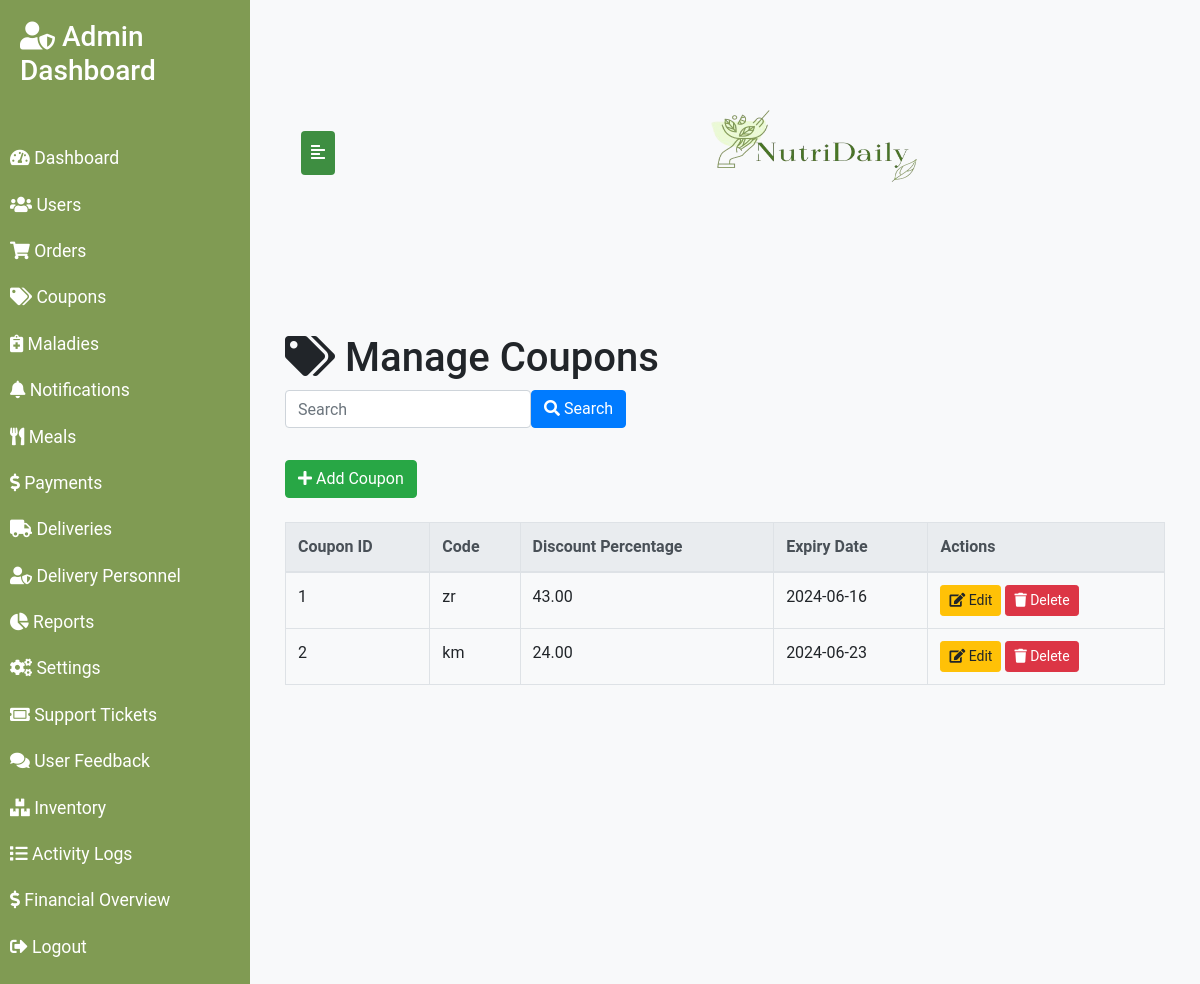
Screenshot of /coupons.php (signed in) with the database file from the repository.
### tables this page shows
CREATE TABLE `coupons` (
  `coupon_id` int(11) NOT NULL,
  `code` varchar(50) DEFAULT NULL,
  `discount_percentage` decimal(5,2) DEFAULT NULL,
  `expiry_date` date DEFAULT NULL,
  `created_at` timestamp NOT NULL DEFAULT CURRENT_TIMESTAMP,
  `updated_at` timestamp NOT NULL DEFAULT CURRENT_TIMESTAMP ON UPDATE CURRENT_TIMESTAMP
);

### coupons.php (the view, shortened to what this page needs)
<?php
require 'config/db.php';
$search = $_GET['search'] ?? '';
$sql = "SELECT * FROM coupons WHERE code LIKE '%$search%'";
$result = $conn->query($sql);
?>
<!DOCTYPE html>
<html lang="en">
<head>
    <link rel="stylesheet" href="https://maxcdn.bootstrapcdn.com/bootstrap/4.5.2/css/bootstrap.min.css">
    <link rel="stylesheet" href="https://cdnjs.cloudflare.com/ajax/libs/font-awesome/5.15.4/css/all.min.css">
</head>
<body>
<div class="wrapper">
    <nav id="sidebar">
    <div class="sidebar-header">
        <h3><i class="fas fa-user-shield"></i> Admin Dashboard</h3>
        </div>
        <ul class="list-unstyled components">
            <li><a href="dashboard.php"><i class="fas fa-tachometer-alt"></i> Dashboard</a></li>
            <li><a href="users.php"><i class="fas fa-users"></i> Users</a></li>
            <li><a href="orders.php"><i class="fas fa-shopping-cart"></i> Orders</a></li>
            <li><a href="coupons.php"><i class="fas fa-tags"></i> Coupons</a></li>
            <li><a href="maladies.php"><i class="fas fa-notes-medical"></i> Maladies</a></li>
            <li><a href="notifications.php"><i class="fas fa-bell"></i> Notifications</a></li>
            <li><a href="meals.php"><i class="fas fa-utensils"></i> Meals</a></li>
            <li><a href="payments.php"><i class="fas fa-dollar-sign"></i> Payments</a></li>
            <li><a href="deliveries.php"><i class="fas fa-truck"></i> Deliveries</a></li>
            <li><a href="delivers.php"><i class="fas fa-user-shield"></i> Delivery Personnel</a></li>
            <li><a href="reports.php"><i class="fas fa-chart-pie"></i> Reports</a></li>
            <li><a href="settings.php"><i class="fas fa-cogs"></i> Settings</a></li>
            <li><a href="support_tickets.php"><i class="fas fa-ticket-alt"></i> Support Tickets</a></li>
            <li><a href="feedback.php"><i class="fas fa-comments"></i> User Feedback</a></li>
            <li><a href="inventory.php"><i class="fas fa-boxes"></i> Inventory</a></li>
            <li><a href="activity_logs.php"><i class="fas fa-list"></i> Activity Logs</a></li>
            <li><a href="financial_overview.php"><i class="fas fa-dollar-sign"></i> Financial Overview</a></li>
            <li><a href="logout.php"><i class="fas fa-sign-out-alt"></i> Logout</a></li>
        </ul>
    </nav>
    <div id="content">
        <nav class="navbar navbar-expand-lg">
            <div class="container-fluid">
                <button type="button" id="sidebarCollapse" class="btn btn-info">
                    <i class="fas fa-align-left"></i>
                </button>
                <div class="ml-auto">
                    <img src="Green_And_White_Aesthetic_Salad_Vegan_Logo__6_-removebg-preview.png" style="margin-right: 230px;height: 250px; width: 60%;" alt="NutriDaily Logo" class="logo">
                </div>
            </div>
        </nav>
        <div class="container mt-5">
            <h1><i class="fas fa-tags"></i> Manage Coupons</h1>
            <div class="table-search mb-4">
                <form action="coupons.php" method="GET" class="form-inline">
                    <div class="form-group mb-2">
                        <input type="text" name="search" class="form-control" placeholder="Search" value="<?php echo $_GET['search'] ?? ''; ?>">
                    </div>
                    <button type="submit" class="btn btn-primary mb-2"><i class="fas fa-search"></i> Search</button>
                </form>
            </div>
            <button class="btn btn-success mb-4" data-toggle="modal" data-target="#addCouponModal"><i class="fas fa-plus"></i> Add Coupon</button>
            <table class="table table-bordered">
                <thead class="thead-light">
                    <tr>
                        <th>Coupon ID</th>
                        <th>Code</th>
                        <th>Discount Percentage</th>
                        <th>Expiry Date</th>
                        <th>Actions</th>
                    </tr>
                </thead>
                <tbody>
                    <?php while ($row = $result->fetch_assoc()): ?>
                        <tr>
                            <td><?php echo $row['coupon_id']; ?></td>
                            <td><?php echo $row['code']; ?></td>
                            <td><?php echo $row['discount_percentage']; ?></td>
                            <td><?php echo $row['expiry_date']; ?></td>
                            <td>
                                <button class="btn btn-sm btn-warning" data-toggle="modal" data-target="#editCouponModal<?php echo $row['coupon_id']; ?>"><i class="fas fa-edit"></i> Edit</button>
                                <a href="coupons.php?delete_coupon=<?php echo $row['coupon_id']; ?>" class="btn btn-sm btn-danger" onclick="return confirm('Are you sure you want to delete this coupon?')"><i class="fas fa-trash"></i> Delete</a>
                            </td>
                        </tr>
                    <?php endwhile; ?>
                </tbody>
            </table>
        </div>
    </div>
</div>
</body>
</html>

### coupons.php (style rules this page uses)
body { font-family: 'Roboto', sans-serif; background-color: #f8f9fa; }
.wrapper { display: flex; width: 100%; align-items: stretch; }
#sidebar { min-width: 250px; max-width: 250px; background: #809B53 ; color: #fff; transition: all 0.3s; }
#sidebar .sidebar-header { padding: 20px; background: #809B53 ; }
#sidebar ul.components { padding: 20px 0; }
#sidebar ul li a { padding: 10px; font-size: 1.1em; display: block; color: #fff; }
#content { width: 100%; padding: 20px; min-height: 100vh; }
#sidebarCollapse { background: #3E8E41; border: none; color: #fff; padding: 10px; cursor: pointer; }
.table-search { margin-bottom: 20px; }
.navbar { color: #fff; }
.navbar .logo { width: 150px; height: auto; }
.navbar .ml-auto { margin-left: auto; }

### rows the page displays
coupons: coupon_id "1", code "zr", discount_percentage "43.00", expiry_date "2024-06-16"
coupons: coupon_id "2", code "km", discount_percentage "24.00", expiry_date "2024-06-23"
